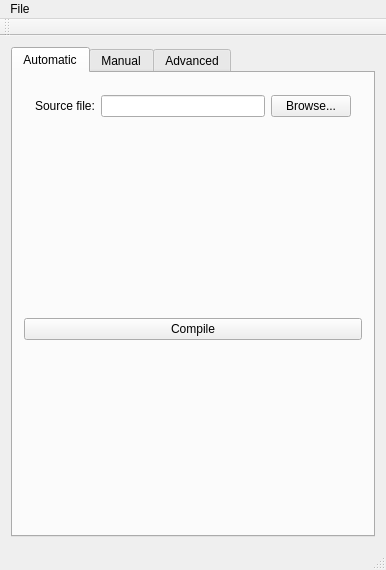
<?xml version="1.0" encoding="UTF-8"?>
<ui version="4.0">
 <class>MainWindow</class>
 <widget class="QMainWindow" name="MainWindow">
  <property name="geometry">
   <rect>
    <x>0</x>
    <y>0</y>
    <width>386</width>
    <height>564</height>
   </rect>
  </property>
  <property name="windowTitle">
   <string>SourceInstaller Version 0.1A</string>
  </property>
  <widget class="QWidget" name="centralWidget">
   <layout class="QHBoxLayout" name="horizontalLayout">
    <item>
     <widget class="QTabWidget" name="tabWidget">
      <property name="currentIndex">
       <number>0</number>
      </property>
      <widget class="QWidget" name="AutomaticTab">
       <attribute name="title">
        <string>Automatic</string>
       </attribute>
       <layout class="QVBoxLayout" name="verticalLayout_3">
        <item>
         <widget class="QFrame" name="frame_3">
          <property name="frameShape">
           <enum>QFrame::NoFrame</enum>
          </property>
          <property name="frameShadow">
           <enum>QFrame::Raised</enum>
          </property>
          <layout class="QHBoxLayout" name="horizontalLayout_4">
           <item>
            <widget class="QLabel" name="label_6">
             <property name="text">
              <string>Source file:</string>
             </property>
            </widget>
           </item>
           <item>
            <widget class="QLineEdit" name="dirTextAuto"/>
           </item>
           <item>
            <widget class="QPushButton" name="browseButtonAuto">
             <property name="text">
              <string>Browse...</string>
             </property>
            </widget>
           </item>
          </layout>
         </widget>
        </item>
        <item>
         <spacer name="verticalSpacer_3">
          <property name="orientation">
           <enum>Qt::Vertical</enum>
          </property>
          <property name="sizeHint" stdset="0">
           <size>
            <width>20</width>
            <height>40</height>
           </size>
          </property>
         </spacer>
        </item>
        <item>
         <widget class="QPushButton" name="autoCompileButton">
          <property name="text">
           <string>Compile</string>
          </property>
         </widget>
        </item>
        <item>
         <spacer name="verticalSpacer_2">
          <property name="orientation">
           <enum>Qt::Vertical</enum>
          </property>
          <property name="sizeHint" stdset="0">
           <size>
            <width>20</width>
            <height>40</height>
           </size>
          </property>
         </spacer>
        </item>
       </layout>
      </widget>
      <widget class="QWidget" name="manualTab">
       <attribute name="title">
        <string>Manual</string>
       </attribute>
       <layout class="QVBoxLayout" name="verticalLayout">
        <item>
         <widget class="QFrame" name="frame">
          <layout class="QHBoxLayout" name="horizontalLayout_2">
           <item>
            <widget class="QLabel" name="label_5">
             <property name="text">
              <string>Source file:</string>
             </property>
            </widget>
           </item>
           <item>
            <widget class="QLineEdit" name="dirTextManual"/>
           </item>
           <item>
            <widget class="QPushButton" name="browseButtonManual">
             <property name="text">
              <string>Browse...</string>
             </property>
            </widget>
           </item>
          </layout>
         </widget>
        </item>
        <item>
         <widget class="QGroupBox" name="sourceTypeGroupbox">
          <property name="title">
           <string>Type of source code</string>
          </property>
          <layout class="QVBoxLayout" name="verticalLayout_2">
           <item>
            <widget class="QRadioButton" name="configSource">
             <property name="text">
              <string>Regular source code (use ./configure)</string>
             </property>
            </widget>
           </item>
           <item>
            <widget class="QRadioButton" name="qtSource">
             <property name="text">
              <string>QT project (use qmake)</string>
             </property>
            </widget>
           </item>
           <item>
            <widget class="QRadioButton" name="autogenSource">
             <property name="text">
              <string>other type of source code (use autogen.sh)</string>
             </property>
            </widget>
           </item>
          </layout>
         </widget>
        </item>
        <item>
         <widget class="QPushButton" name="manualCompileButton">
          <property name="text">
           <string>Compile</string>
          </property>
         </widget>
        </item>
        <item>
         <spacer name="verticalSpacer">
          <property name="orientation">
           <enum>Qt::Vertical</enum>
          </property>
          <property name="sizeHint" stdset="0">
           <size>
            <width>20</width>
            <height>40</height>
           </size>
          </property>
         </spacer>
        </item>
       </layout>
      </widget>
      <widget class="QWidget" name="advancedTab">
       <attribute name="title">
        <string>Advanced</string>
       </attribute>
       <layout class="QVBoxLayout" name="verticalLayout_5">
        <item>
         <widget class="QFrame" name="frame_2">
          <property name="frameShape">
           <enum>QFrame::NoFrame</enum>
          </property>
          <property name="frameShadow">
           <enum>QFrame::Raised</enum>
          </property>
          <property name="lineWidth">
           <number>1</number>
          </property>
          <layout class="QHBoxLayout" name="horizontalLayout_3">
           <item>
            <widget class="QLabel" name="label_4">
             <property name="text">
              <string>Source file:</string>
             </property>
            </widget>
           </item>
           <item>
            <widget class="QLineEdit" name="dirTextAdvanced"/>
           </item>
           <item>
            <widget class="QPushButton" name="browseButtonAdvanced">
             <property name="text">
              <string>Browse...</string>
             </property>
            </widget>
           </item>
          </layout>
         </widget>
        </item>
        <item>
         <widget class="QGroupBox" name="sourceTypeGroupbox_2">
          <property name="title">
           <string>Type of source code</string>
          </property>
          <layout class="QVBoxLayout" name="verticalLayout_4">
           <item>
            <widget class="QRadioButton" name="configSource_2">
             <property name="text">
              <string>Regular source code (use configure file)</string>
             </property>
            </widget>
           </item>
           <item>
            <widget class="QRadioButton" name="qtSource_2">
             <property name="text">
              <string>QT project (use qmake)</string>
             </property>
            </widget>
           </item>
           <item>
            <widget class="QRadioButton" name="autogenSource_2">
             <property name="text">
              <string>Another type of source code (use autogen.sh)</string>
             </property>
            </widget>
           </item>
           <item>
            <widget class="QRadioButton" name="otherSource">
             <property name="text">
              <string>Other command...</string>
             </property>
            </widget>
           </item>
           <item>
            <widget class="QLineEdit" name="customCompileCommand">
             <property name="text">
              <string>./configure</string>
             </property>
            </widget>
           </item>
          </layout>
         </widget>
        </item>
        <item>
         <widget class="QGroupBox" name="flags_VARS_Groupbox">
          <property name="title">
           <string>Custom flags</string>
          </property>
          <layout class="QVBoxLayout" name="verticalLayout_6">
           <item>
            <widget class="QLabel" name="label">
             <property name="text">
              <string>Make flags:</string>
             </property>
            </widget>
           </item>
           <item>
            <widget class="QLineEdit" name="makeFlags"/>
           </item>
           <item>
            <widget class="QLabel" name="label_2">
             <property name="text">
              <string>Configure flags:</string>
             </property>
            </widget>
           </item>
           <item>
            <widget class="QLineEdit" name="configureFlags"/>
           </item>
           <item>
            <widget class="QLabel" name="label_3">
             <property name="text">
              <string>Environmental Variables (seperate with a semicolon):</string>
             </property>
            </widget>
           </item>
           <item>
            <widget class="QLineEdit" name="ENV_VARS"/>
           </item>
          </layout>
         </widget>
        </item>
        <item>
         <widget class="QPushButton" name="advancedCompileButton">
          <property name="text">
           <string>Compile</string>
          </property>
         </widget>
        </item>
       </layout>
      </widget>
     </widget>
    </item>
   </layout>
  </widget>
  <widget class="QMenuBar" name="menuBar">
   <property name="geometry">
    <rect>
     <x>0</x>
     <y>0</y>
     <width>386</width>
     <height>24</height>
    </rect>
   </property>
   <widget class="QMenu" name="menuSourceInstallerAlpha">
    <property name="title">
     <string>File</string>
    </property>
    <addaction name="actionAutomatic_mode"/>
    <addaction name="separator"/>
    <addaction name="actionChoose_file"/>
   </widget>
   <addaction name="menuSourceInstallerAlpha"/>
  </widget>
  <widget class="QToolBar" name="mainToolBar">
   <attribute name="toolBarArea">
    <enum>TopToolBarArea</enum>
   </attribute>
   <attribute name="toolBarBreak">
    <bool>false</bool>
   </attribute>
  </widget>
  <widget class="QStatusBar" name="statusBar">
   <property name="cursor">
    <cursorShape>ArrowCursor</cursorShape>
   </property>
  </widget>
  <action name="actionChoose_file">
   <property name="text">
    <string>Choose a different file...</string>
   </property>
  </action>
  <action name="actionAutomatic_mode">
   <property name="text">
    <string>Automatic mode</string>
   </property>
  </action>
 </widget>
 <layoutdefault spacing="6" margin="11"/>
 <resources/>
 <connections/>
</ui>
